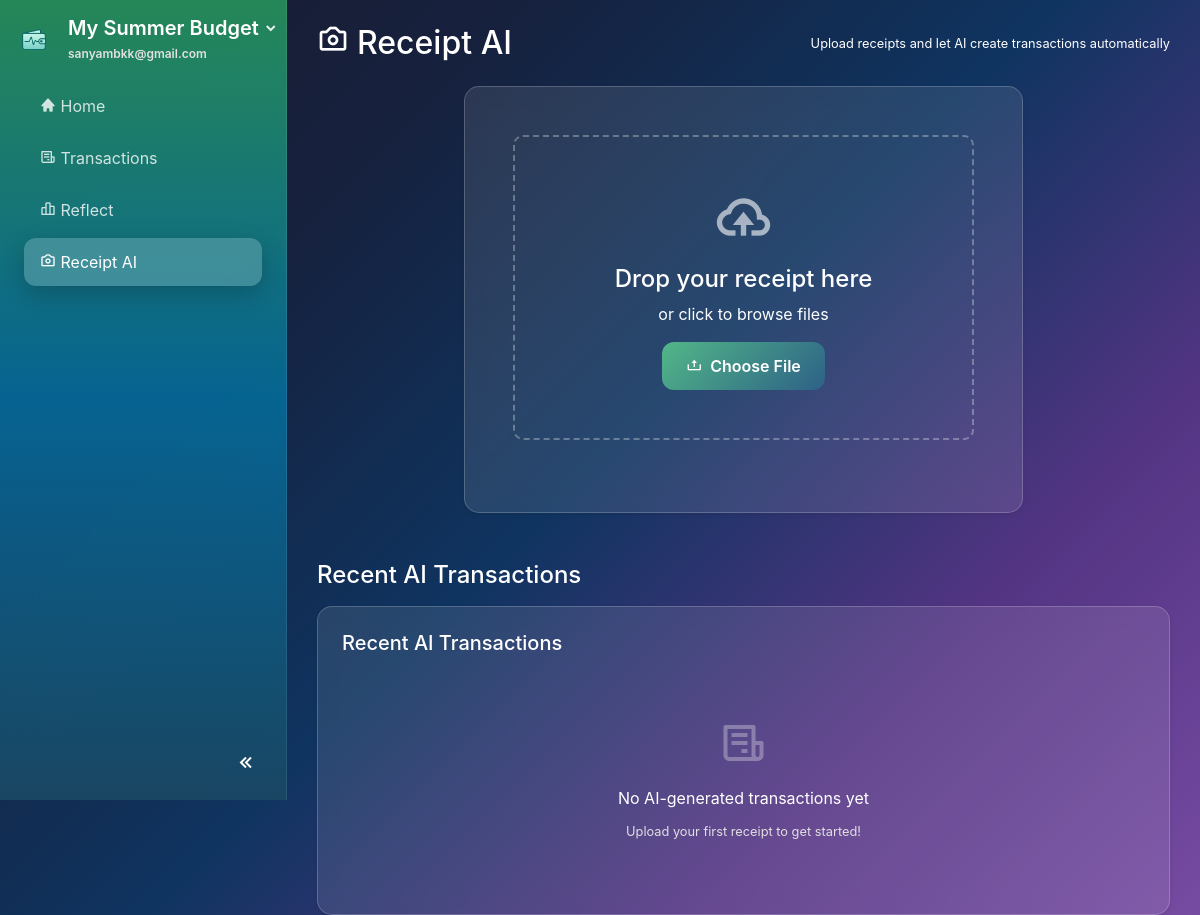
The page /receipt_ai (signed in) on the database as committed earlier.
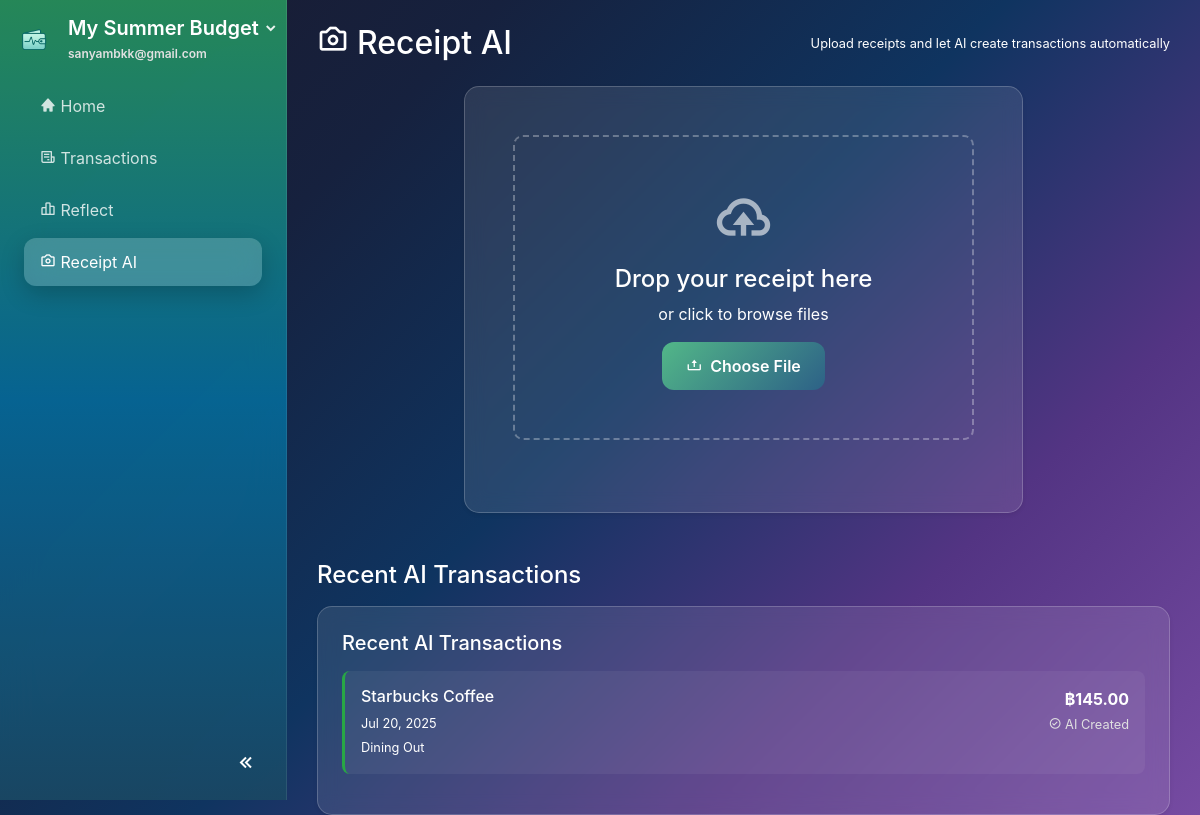
The same page on the database as committed later.
### website/models.py (models this page shows, shortened)
class Transaction(db.Model):
    id = db.Column(db.Integer, primary_key=True)
    description = db.Column(db.String(200), nullable=False)
    amount = db.Column(db.Float, nullable=False)
    transaction_date = db.Column(db.DateTime(timezone=True), default=func.now())
    category_id = db.Column(db.Integer, db.ForeignKey('budget_category.id'), nullable=False)
    payee_id = db.Column(db.Integer, db.ForeignKey('payee.id'), nullable=True)
    plan_id = db.Column(db.Integer, db.ForeignKey('plan.id'), nullable=False)
    created_date = db.Column(db.DateTime(timezone=True), default=func.now())
    plan = db.relationship('Plan', backref=db.backref('transactions', lazy=True, cascade="all, delete-orphan"))
    payee = db.relationship('Payee', backref=db.backref('transactions', lazy=True))

class Payee(db.Model):
    id = db.Column(db.Integer, primary_key=True)
    name = db.Column(db.String(100), nullable=False)
    plan_id = db.Column(db.Integer, db.ForeignKey('plan.id'), nullable=False)
    created_date = db.Column(db.DateTime(timezone=True), default=func.now())
    plan = db.relationship('Plan', backref=db.backref('payees', lazy=True, cascade="all, delete-orphan"))

class BudgetCategory(db.Model):
    id = db.Column(db.Integer, primary_key=True)
    name = db.Column(db.String(100), nullable=False)
    icon = db.Column(db.String(50), default='bx-category')
    main_category = db.Column(db.String(50), nullable=False)  # 'needs', 'wants', 'bills', 'investments'
    assigned_amount = db.Column(db.Float, default=0.0)
    spent_amount = db.Column(db.Float, default=0.0)
    plan_id = db.Column(db.Integer, db.ForeignKey('plan.id'), nullable=False)
    created_date = db.Column(db.DateTime(timezone=True), default=func.now())
    plan = db.relationship('Plan', backref=db.backref('categories', lazy=True, cascade="all, delete-orphan"))
    transactions = db.relationship('Transaction', backref='category', lazy=True, cascade="all, delete-orphan")

### website/views.py (the view)
@views.route('/receipt_ai')
@login_required
def receipt_ai():
    plan = current_user.active_plan
    categories = []
    ai_transactions = []
    if plan:
        categories = BudgetCategory.query.filter_by(plan_id=plan.id).all()
        ai_transactions = Transaction.query.filter(
            Transaction.plan_id == plan.id,
            Transaction.description.like('Receipt AI:%')
        ).order_by(Transaction.created_date.desc()).limit(10).all()
    return render_template('receipt_ai.html', categories=categories, ai_transactions=ai_transactions)

### website/templates/receipt_ai.html (shortened to what the changed rows need)
{% extends "base.html" %}
{% block content %}
<div class="container-fluid mt-4">
    <div class="row">
        <div class="col-12">
            <div class="d-flex justify-content-between align-items-center mb-4">
                <h2 class="mb-0">
                    <i class='bx bx-camera mr-2'></i>Receipt AI
                </h2>
            </div>
            <div class="row mt-5">
                <div class="col-12">
                    <div class="card shadow-sm" style="background: rgba(255, 255, 255, 0.1); backdrop-filter: blur(10px); border: 1px solid rgba(255, 255, 255, 0.2); border-radius: 15px;">
                        <div class="glass-card p-4">
                        {% if ai_transactions %}
                            <div class="ai-transactions-list">
                                {% for transaction in ai_transactions %}
                                <div class="ai-transaction-item mb-3 p-3" style="background: rgba(255, 255, 255, 0.05); border-radius: 8px; border-left: 3px solid #28a745;">
                                    <div class="d-flex justify-content-between align-items-start">
                                        <div>
                                            <h6 class="mb-1 text-white">{{ transaction.payee.name if transaction.payee else 'Unknown Merchant' }}</h6>
                                            <small class="text-muted">{{ transaction.transaction_date.strftime('%b %d, %Y') }}</small>
                                            <br>
                                            <small class="text-muted">{{ transaction.category.name if transaction.category else 'No Category' }}</small>
                                        </div>
                                        <div class="text-right">
                                            <span class="text-white font-weight-bold">฿{{ "%.2f"|format(transaction.amount|abs) }}</span>
                                            <br>
                                            <small class="text-success"><i class="bx bx-check-circle"></i> AI Created</small>
                                        </div>
                                    </div>
                                </div>
                                {% endfor %}
                            </div>
                        {% else %}
                            <div class="text-center py-5">
                                <i class="bx bx-receipt" style="font-size: 3rem; color: rgba(255, 255, 255, 0.3);"></i>
                                <p class="mt-3 mb-2" style="color: rgba(255, 255, 255, 0.7);">No AI-generated transactions yet</p>
                                <small style="color: rgba(255, 255, 255, 0.5);">Upload your first receipt to get started!</small>
                            </div>
                        {% endif %}
                    </div>
                    </div>
                </div>
            </div>
        </div>
    </div>
</div>
{% endblock %}

Rows that differ between the two databases and show on the page:
added Transaction: amount|abs "145.00"
Other text that changed with them:
text no longer shown: "No AI-generated transactions yet Upload your first receipt to get started!"
